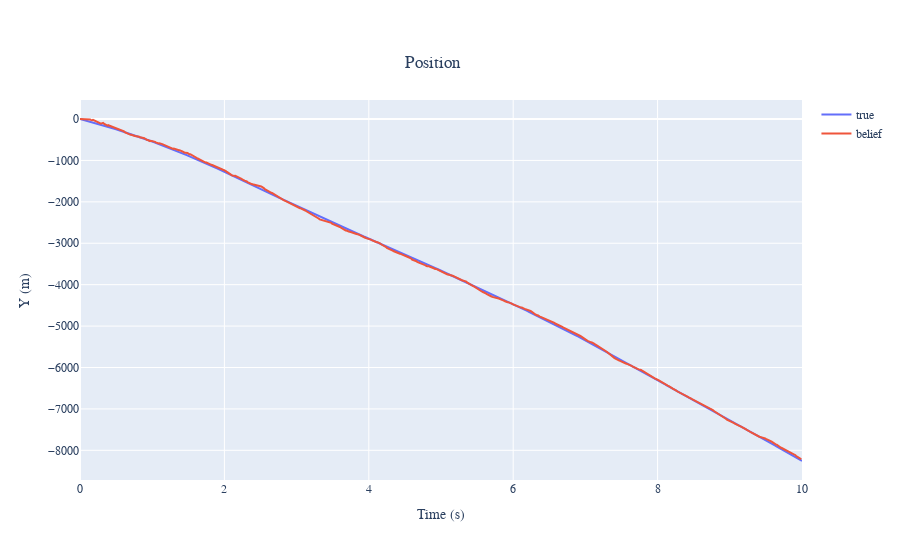
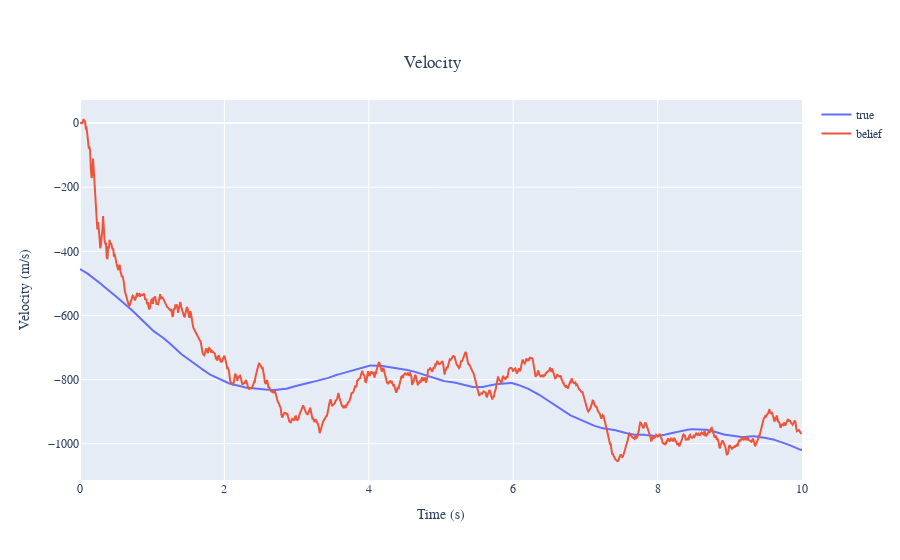
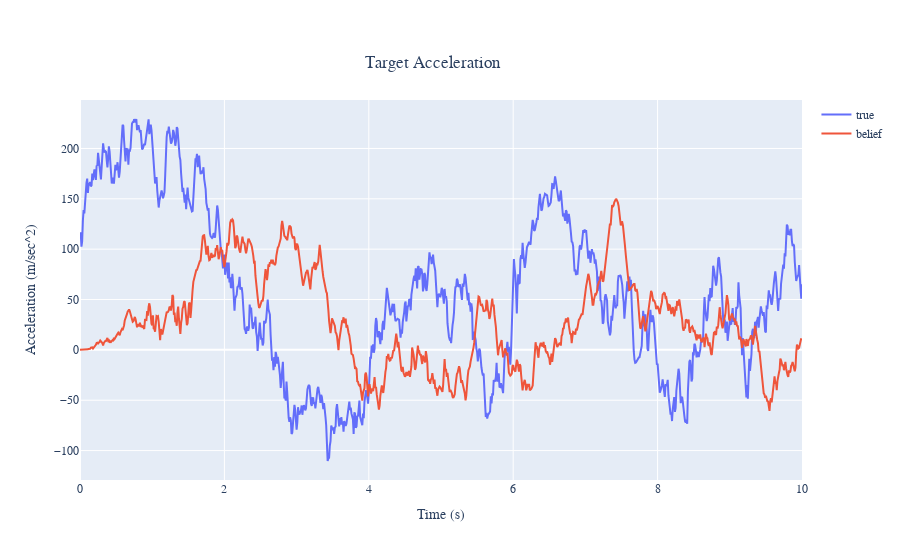
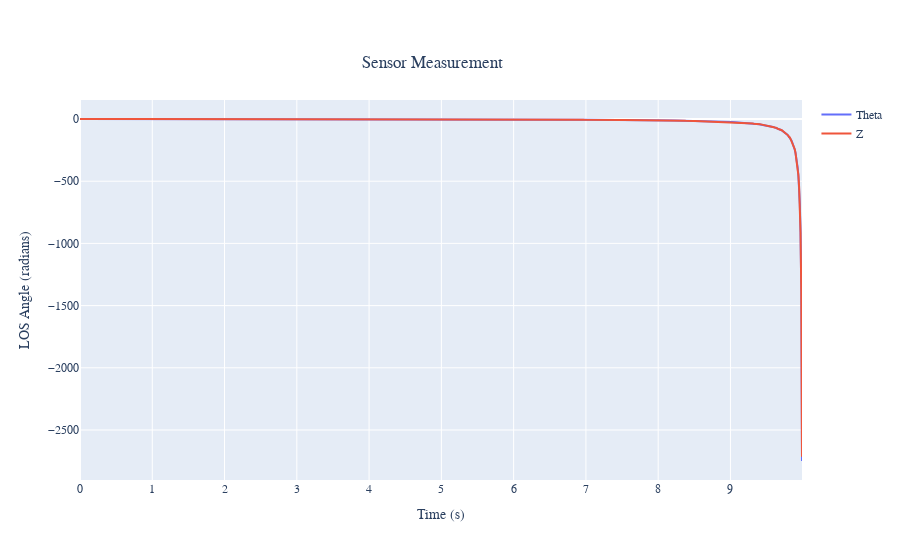

Source (notebook cell) for these figures, in order:
### Code cell
# Position
figy = go.Figure()
figy.add_trace(go.Scatter(x=timevec, y=sol.y[0,:], name="true"))
figy.add_trace(go.Scatter(x=timevec[0:-1], y=filtersol.y[0,:], name="belief"))
figy.update_layout(font = dict(family=myfont), title={'text':"Position",'xanchor':'center','yanchor':'top','y':0.9,'x':0.48}, xaxis = { 'title' : {'text' : "Time (s)", 'font' : { 'family' : myfont } } } , yaxis_title="Y (m)")
figy.show()

# Velocity
figv = go.Figure()
figv.add_trace(go.Scatter(x=timevec, y=sol.y[1,:], name='true'))
figv.add_trace(go.Scatter(x=timevec[0:-1], y=filtersol.y[1,:], name='belief'))
figv.update_layout(font = dict(family=myfont), title={'text':"Velocity",'xanchor':'center','yanchor':'top','y':0.9,'x':0.48}, xaxis = { 'title' : {'text' : "Time (s)", 'font' : { 'family' : myfont } } } , yaxis_title="Velocity (m/s)")
figv.show()

# Acceleration
figat = go.Figure()
figat.add_trace(go.Scatter(x=timevec, y=sol.y[2,:], name='true'))
figat.add_trace(go.Scatter(x=timevec[0:-1], y=filtersol.y[2,:], name='belief'))
figat.update_layout(font = dict(family=myfont), title={'text':"Target Acceleration",'xanchor':'center','yanchor':'top','y':0.9,'x':0.48}, xaxis = { 'title' : {'text' : "Time (s)", 'font' : { 'family' : myfont } } } , yaxis_title="Acceleration (m/sec^2)")
figat.show()

# Theta
figtheta = go.Figure()
figtheta.add_trace(go.Scatter(x=timevec[0:-1], y=theta, name='Theta'))
figtheta.add_trace(go.Scatter(x=timevec[0:-1], y=z, name='Z'))
figtheta.update_layout(font = dict(family=myfont), title={'text':"Sensor Measurement",'xanchor':'center','yanchor':'top','y':0.9,'x':0.48}, xaxis = { 'title' : {'text' : "Time (s)", 'font' : { 'family' : myfont } } } , yaxis_title="LOS Angle (radians)")
figtheta.show()

# Kalman Gains
figk = go.Figure()
figk.add_trace(go.Scatter(x=filtersol.t, y=K1, name='K1'))
figk.add_trace(go.Scatter(x=filtersol.t, y=K2, name='K2'))
figk.add_trace(go.Scatter(x=filtersol.t, y=K3, name='K3'))
figk.update_layout(font = dict(family=myfont), title={'text':"Kalman Filter Gains",'xanchor':'center','yanchor':'top','y':0.9,'x':0.48}, xaxis = { 'title' : {'text' : "Time (s)", 'font' : { 'family' : myfont } } } , yaxis_title="Kalman Filter Gains")
figk.show()

# RMS Error
figp = go.Figure()
figp.add_trace(go.Scatter(x=filtersol.t, y=std_pos, name='RMS error in position(ft)'))
figp.add_trace(go.Scatter(x=filtersol.t, y=std_vel, name='RMS error in velocity(ft/sec)'))
figp.add_trace(go.Scatter(x=filtersol.t, y=std_accel, name='RMS error in acceleration(ft/sec^2)'))
figp.update_layout(font = dict(family=myfont), title={'text':"Evolution of the RMS Error",'xanchor':'center','yanchor':'top','y':0.9,'x':0.48}, xaxis = { 'title' : {'text' : "Time (s)", 'font' : { 'family' : myfont } } } , yaxis_title="Standard Deviation of the State Error")
figp.show()

# Residual
figr = go.Figure()
figr.add_trace(go.Scatter(x=filtersol.t, y=residual, name='Residual'))
figr.show()

### Figure 1 — Plotly figure (JSON) as saved in the notebook; plotly's stock layout.template omitted (floating-point values rounded to 4 significant figures; data arrays with more than 128 entries replaced by an {"elided": "..."} marker saying what was removed)
{"data": [{"name": "true", "type": "scatter", "x": {"elided": "1001 float values"}, "y": {"elided": "1001 float values"}}, {"name": "belief", "type": "scatter", "x": {"elided": "1000 float values"}, "y": {"elided": "1000 float values"}}], "layout": {"autosize": true, "font": {"family": "Times New Roman"}, "title": {"text": "Position", "x": 0.48, "xanchor": "center", "y": 0.9, "yanchor": "top"}, "xaxis": {"autorange": true, "range": [0, 10], "title": {"font": {"family": "Times New Roman"}, "text": "Time (s)"}, "type": "linear"}, "yaxis": {"autorange": true, "range": [-8717.0, 459.4], "title": {"text": "Y (m)"}, "type": "linear"}}}

### Figure 2 — Plotly figure (JSON) as saved in the notebook; plotly's stock layout.template omitted (floating-point values rounded to 4 significant figures; data arrays with more than 128 entries replaced by an {"elided": "..."} marker saying what was removed)
{"data": [{"name": "true", "type": "scatter", "x": {"elided": "1001 float values"}, "y": {"elided": "1001 float values"}}, {"name": "belief", "type": "scatter", "x": {"elided": "1000 float values"}, "y": {"elided": "1000 float values"}}], "layout": {"autosize": true, "font": {"family": "Times New Roman"}, "title": {"text": "Velocity", "x": 0.48, "xanchor": "center", "y": 0.9, "yanchor": "top"}, "xaxis": {"autorange": true, "range": [0, 10], "title": {"font": {"family": "Times New Roman"}, "text": "Time (s)"}, "type": "linear"}, "yaxis": {"autorange": true, "range": [-1113.0, 71.94], "title": {"text": "Velocity (m/s)"}, "type": "linear"}}}

### Figure 3 — Plotly figure (JSON) as saved in the notebook; plotly's stock layout.template omitted (floating-point values rounded to 4 significant figures; data arrays with more than 128 entries replaced by an {"elided": "..."} marker saying what was removed)
{"data": [{"name": "true", "type": "scatter", "x": {"elided": "1001 float values"}, "y": {"elided": "1001 float values"}}, {"name": "belief", "type": "scatter", "x": {"elided": "1000 float values"}, "y": {"elided": "1000 float values"}}], "layout": {"autosize": true, "font": {"family": "Times New Roman"}, "title": {"text": "Target Acceleration", "x": 0.48, "xanchor": "center", "y": 0.9, "yanchor": "top"}, "xaxis": {"autorange": true, "range": [0, 10], "title": {"font": {"family": "Times New Roman"}, "text": "Time (s)"}, "type": "linear"}, "yaxis": {"autorange": true, "range": [-129.2, 248.1], "title": {"text": "Acceleration (m/sec^2)"}, "type": "linear"}}}

### Figure 4 — Plotly figure (JSON) as saved in the notebook; plotly's stock layout.template omitted (floating-point values rounded to 4 significant figures; data arrays with more than 128 entries replaced by an {"elided": "..."} marker saying what was removed)
{"data": [{"name": "Theta", "type": "scatter", "x": {"elided": "1000 float values"}, "y": {"elided": "1000 float values"}}, {"name": "Z", "type": "scatter", "x": {"elided": "1000 float values"}, "y": {"elided": "1000 float values"}}], "layout": {"autosize": true, "font": {"family": "Times New Roman"}, "title": {"text": "Sensor Measurement", "x": 0.48, "xanchor": "center", "y": 0.9, "yanchor": "top"}, "xaxis": {"autorange": true, "range": [0, 9.99], "title": {"font": {"family": "Times New Roman"}, "text": "Time (s)"}, "type": "linear"}, "yaxis": {"autorange": true, "range": [-2902.0, 152.8], "title": {"text": "LOS Angle (radians)"}, "type": "linear"}}}
